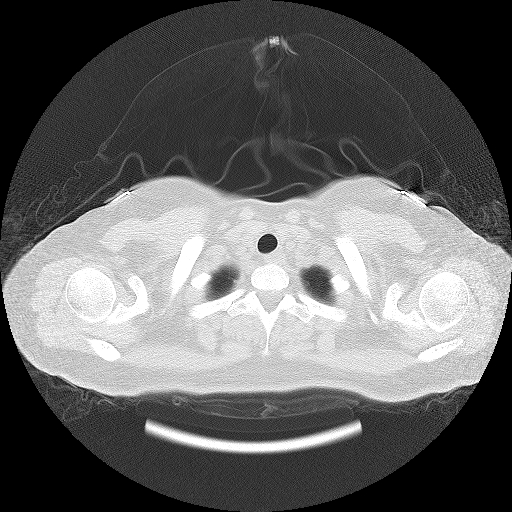
#> input picture assets/volume_example/IMG-0001-00007.jpg, 512 x 512 px; its folder holds only this picture in this run
$ python -i data_utils.py   (imports and definitions only)
#> lines starting #> are read from the running program, lines starting #| are printed output that depends on the picture; after the words box and inside, x2 and y2 are one past the last pixel; in counts of white or black regions, pixels touching at a corner belong together
#> further down, picture is the input picture: shape (512, 512, 3); min 0, max 255, mean 100.9
import os
import cv2
import glob
import itertools
import numpy as np

IMG_EXTENSIONS = ('png', 'jpg', 'jpeg', 'tif', 'bmp')
HU_WINDOW_WIDTH = 1500
HU_WINDOW_CENTER = -600


# [17 lines left out: functions hu_to_uint8, ensure_uint8, not called in this run]


def find_contours(binary_image):
    """Helper function for finding contours"""
    return cv2.findContours(binary_image, cv2.RETR_CCOMP, cv2.CHAIN_APPROX_SIMPLE)[0]


def body_contour(binary_image):
    """Helper function to get body contour"""
    contours = find_contours(binary_image)
    areas = [cv2.contourArea(cnt) for cnt in contours]
    body_idx = np.argmax(areas)
    return contours[body_idx]


def auto_body_crop(image, scale=1.0):
    """Roughly crop an image to the body region"""
#> called with scale = 1
    # Create initial binary image
    filt_image = cv2.GaussianBlur(image, (5, 5), 0)
    thresh = cv2.threshold(filt_image[filt_image > 0], 0, 255, cv2.THRESH_BINARY + cv2.THRESH_OTSU)[0]
#> thresh = 135
    bin_image = np.uint8(filt_image > thresh)
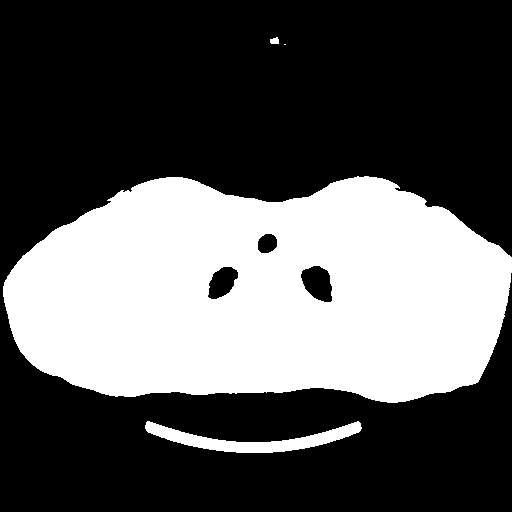
#> bin_image: shape (512, 512, 3); values 0 (black) and 1 (white), 35.4% white; 4 white regions (1 under 20 px), largest, box (x1, y1, x2, y2) and area: (3, 176, 512, 403) 90339, (145, 421, 362, 453) 2514, (270, 37, 279, 44) 51
    erode_kernel = np.ones((7, 7), dtype=np.uint8)
    bin_image = cv2.erode(bin_image, erode_kernel)
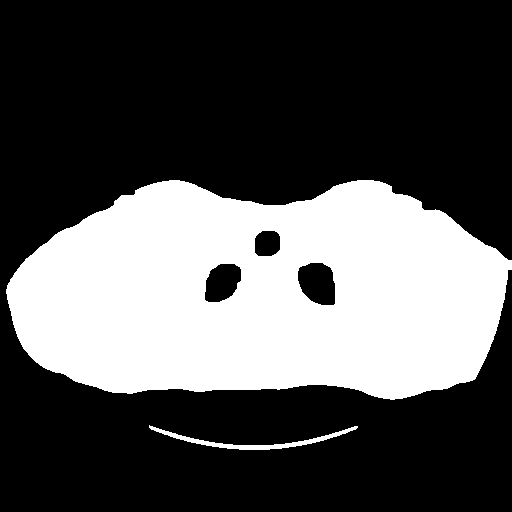
#> bin_image: shape (512, 512, 3); values 0 (black) and 1 (white), 32.6% white; 2 white regions, box (x1, y1, x2, y2) and area: (6, 180, 512, 400) 84583, (149, 425, 358, 450) 943

    # Find body contour
    body_cont = body_contour(bin_image).squeeze()

    # Get bbox
    xmin = body_cont[:, 0].min()
    xmax = body_cont[:, 0].max() + 1
    ymin = body_cont[:, 1].min()
    ymax = body_cont[:, 1].max() + 1

    # Scale to final bbox
    if scale > 0 and scale != 1.0:
        center = ((xmax + xmin)/2, (ymin + ymax)/2)
        width = scale*(xmax - xmin + 1)
        height = scale*(ymax - ymin + 1)
        xmin = int(center[0] - width/2)
        xmax = int(center[0] + width/2)
        ymin = int(center[1] - height/2)
        ymax = int(center[1] + height/2)

    return image[ymin:ymax, xmin:xmax], (xmin, ymin, xmax, ymax)


# [30 lines left out: functions multi_ext_file_iter, exterior_exclusion, not called in this run]

>>> import cv2
>>> picture = cv2.imread('assets/volume_example/IMG-0001-00007.jpg')
#> (the run stopped early here; a loop or call above may not have finished)

$ run again, on assets/volume_example/IMG-0001-00010.jpg
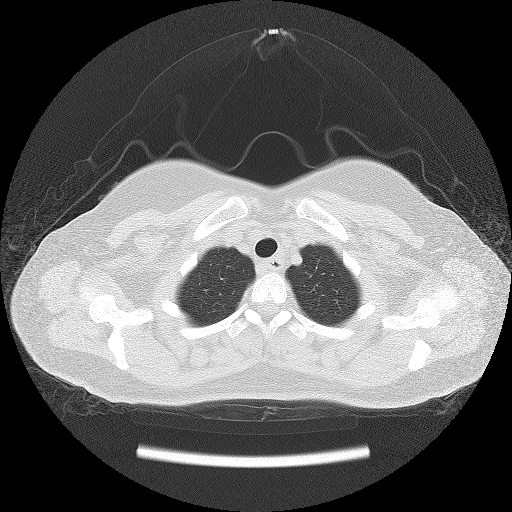
#> input picture assets/volume_example/IMG-0001-00010.jpg, 512 x 512 px
#> picture is the input picture: shape (512, 512, 3); min 0, max 255, mean 101.3
#> thresh = 135
#> in auto_body_crop, `bin_image = np.uint8(filt_image > thresh)`:
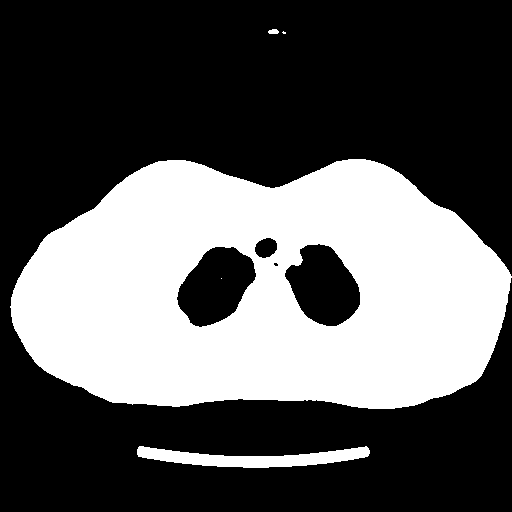
#> bin_image: shape (512, 512, 3); values 0 (black) and 1 (white), 35.6% white; 5 white regions (2 under 20 px), largest, box (x1, y1, x2, y2) and area: (10, 159, 512, 409) 90721, (137, 446, 370, 468) 2675, (268, 29, 279, 34) 45
#> in auto_body_crop, `bin_image = cv2.erode(bin_image, erode_kernel)`:
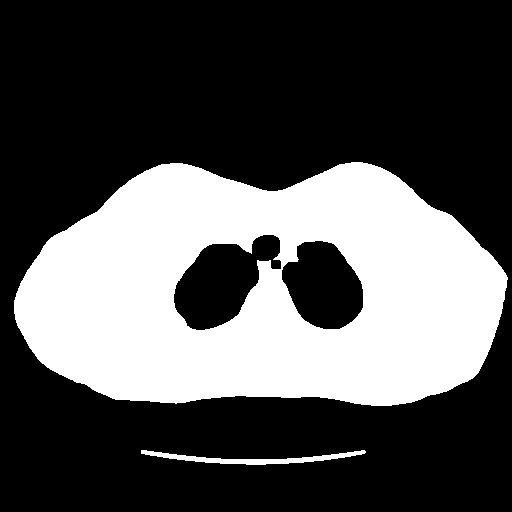
#> bin_image: shape (512, 512, 3); values 0 (black) and 1 (white), 32.3% white; 2 white regions, box (x1, y1, x2, y2) and area: (14, 162, 508, 406) 83672, (141, 450, 366, 465) 1128
